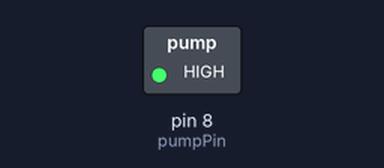
A sketch run on a simulated Arduino Uno, built with avr-gcc and run on an emulated ATmega328P. Shown: switched loads named in the sketch (green lamp = pin HIGH).

Above: at 2.5 s.
At 7.5 s:
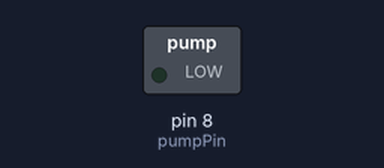
Timing chart, 0 to 13.0 s (numbered marks = the images above):
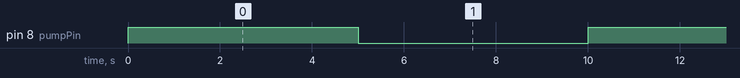

The sketch:

motorpump.ino
```cpp
const int pumpPin = 8;  // Connect your motor or control pin here

void setup() {
  pinMode(pumpPin, OUTPUT);  // Set pin as output
}

void loop() {
  digitalWrite(pumpPin, HIGH);  // Turn ON (HIGH)
  delay(5000);                  // Wait for 5 seconds

  digitalWrite(pumpPin, LOW);   // Turn OFF (LOW)
  delay(5000);                  // Wait for 5 seconds
}
```

Measured:
- by itself, pin 8 (pumpPin): alternates HIGH for 5.0 s and LOW for 5.0 s
